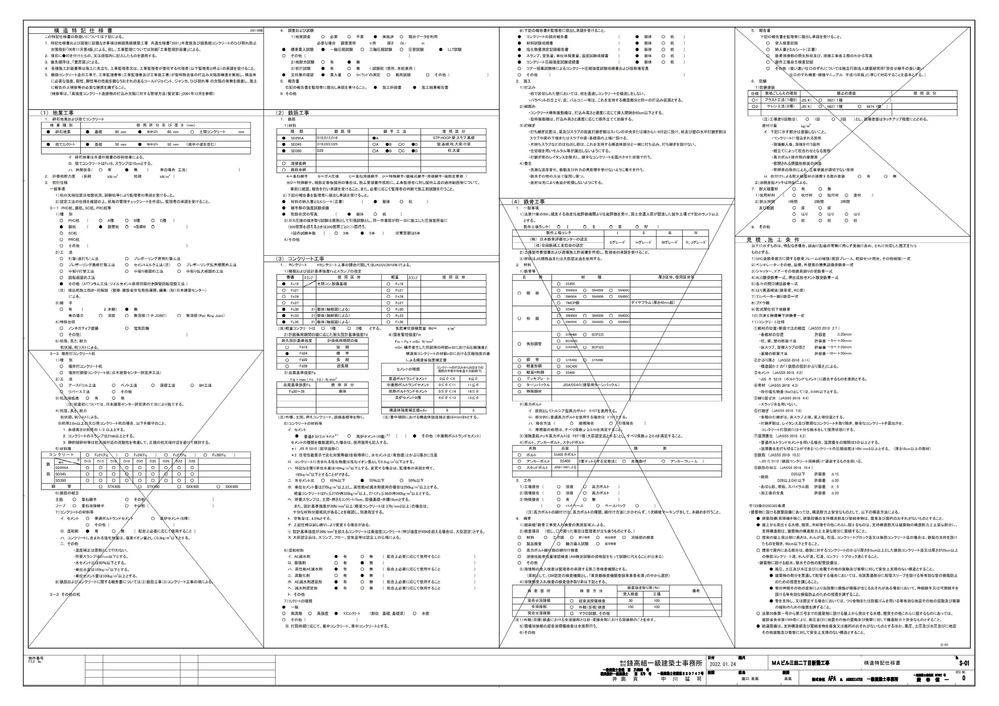
#> input picture PaddleOCR/ocr_file_image.jpg, 999 x 706 px, shrunk from 3509 x 2481 before the run
$ jupyter execute --allow-errors PaddleOCR_Use_HoughLine.ipynb
#> lines starting #> are read from the running program, lines starting #| are printed output that depends on the picture; after the words box and inside, x2 and y2 are one past the last pixel; in counts of white or black regions, pixels touching at a corner belong together
[cell 1]
import matplotlib.pyplot as plt
import numpy as np
import cv2

[cell 2]
image = cv2.imread('ocr_file_image.jpg')
#> image is the input picture: shape (706, 999, 3); mean B, G, R 237.9, 238, 238
image_gray = cv2.cvtColor(image, cv2.COLOR_BGR2GRAY)

edges = cv2.Canny(image_gray, 150, 200)
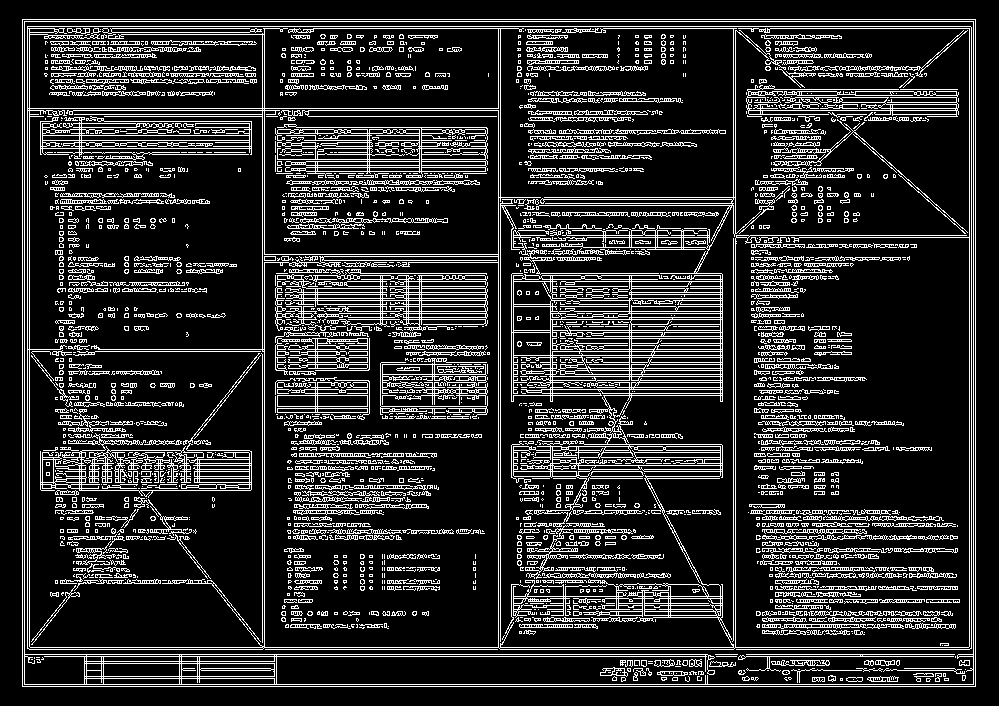
#> edges: shape (706, 999); 17% white in thin lines or dots
plt.imshow(edges,cmap = 'gray')

[cell 3]
contours, hierarchy = cv2.findContours(image=edges, mode=cv2.RETR_CCOMP, method=cv2.CHAIN_APPROX_SIMPLE)
#> contours = 7533 contours, 6448 with area under 20; largest, box (x1, y1, x2, y2) and area: (22, 19, 976, 687) 635651, (22, 19, 976, 687) 635649, (24, 21, 974, 685) 629187, (24, 21, 974, 685) 620686, (27, 26, 972, 650) 292178

image_copy = image.copy()
#> (the rest of this cell did not finish here and is left out)

[cell 4]
linesP = cv2.HoughLinesP(edges, 1, np.pi/180, threshold=50, minLineLength=500, maxLineGap=10)
#> linesP = 23 rows, first 6: [22, 684, 975, 684], [44, 656, 975, 656], [22, 21, 975, 21], [22, 654, 975, 654], [22, 647, 975, 647], [22, 686, 975, 686]

# Tạo ảnh mới để vẽ các đoạn thẳng
line_image = np.copy(image)

horizontal_lines = []
vertical_lines = []
# Lặp qua từng đoạn thẳng phát hiện được và vẽ chúng lên ảnh
if linesP is not None:
    for line in linesP:
        x1, y1, x2, y2 = line[0]
        # Tính độ dốc của đoạn thẳng
        if x2 != x1:
            slope = (y2 - y1) / (x2 - x1)
        else:
            slope = np.inf

        # Kiểm tra xem đoạn thẳng có phải là ngang hoặc dọc
        if np.abs(slope) < 0.1:  # Đoạn thẳng ngang
            horizontal_lines.append((x1, y1, x2, y2))
            cv2.line(line_image, (x1, y1), (x2, y2), (0, 255, 0), 2)  # Vẽ màu xanh cho đường ngang
        elif np.abs(slope) > 10:  # Đoạn thẳng dọc (giá trị 10 là ngưỡng tùy chọn, bạn có thể điều chỉnh)
            vertical_lines.append((x1, y1, x2, y2))
            cv2.line(line_image, (x1, y1), (x2, y2), (255, 0, 0), 2)  # Vẽ màu đỏ cho đường dọc
#> this loop made 23 passes
#> (x1, y1, x2, y2, slope) on passes 1 to 8: (22, 684, 975, 684, 0), (44, 656, 975, 656, 0), (22, 21, 975, 21, 0), (22, 654, 975, 654, 0), (22, 647, 975, 647, 0), (22, 686, 975, 686, 0), (22, 26, 975, 26, 0), (22, 649, 975, 649, 0)
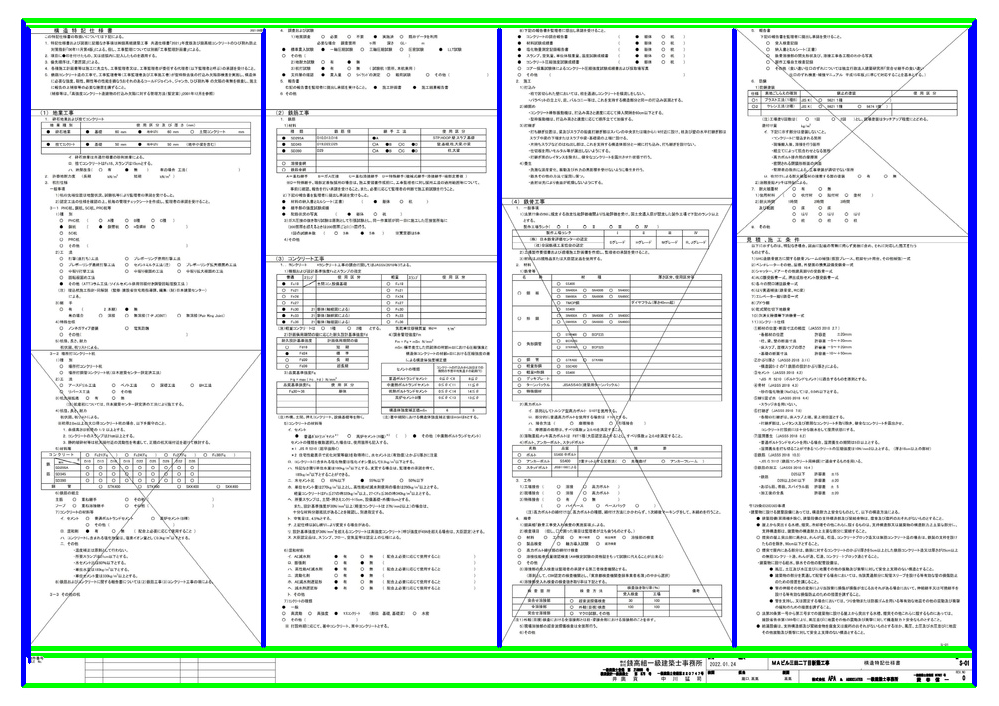
#> line_image: shape (706, 999, 3); 6.13% of pixels changed, all inside (x1, y1, x2, y2) = (21, 18, 977, 688)
#> after the loop, horizontal_lines = [(22, 684, 975, 684), (44, 656, 975, 656), (22, 21, 975, 21), (22, 654, 975, 654), (22, 647, 975, 647), (22, 686, 975, 686), (22, 26, 975, 26), (22, 649, 975, 649), (22, 19, 975, 19)]; vertical_lines = 14 items, first 6: (264, 646, 264, 29), (22, 685, 22, 20), (975, 685, 975, 20), (971, 648, 971, 27), (498, 646, 498, 29), (500, 646, 500, 29)

# Hiển thị ảnh với các đoạn thẳng đã vẽ
plt.imshow(cv2.cvtColor(line_image, cv2.COLOR_BGR2RGB))
plt.title('Detected Line Segments')
plt.show()

# [17 lines of commented-out code are left out]

[cell 5]
# Phát hiện các đoạn thẳng bằng Probabilistic Hough Line Transform
linesP = cv2.HoughLinesP(edges, 1, np.pi/180, threshold=50, minLineLength=500, maxLineGap=10)

# Tạo ảnh mới để vẽ các đoạn thẳng
line_image = np.copy(image)
mask = np.zeros_like(image)

# Danh sách các đoạn thẳng ngang và dọc
horizontal_lines = []
vertical_lines = []

# Lặp qua từng đoạn thẳng phát hiện được và chỉ lấy các đoạn thẳng ngang hoặc dọc
if linesP is not None:
    for line in linesP:
        x1, y1, x2, y2 = line[0]
        # Tính độ dốc của đoạn thẳng
        if x2 != x1:
            slope = (y2 - y1) / (x2 - x1)
        else:
            slope = np.inf

        # Kiểm tra xem đoạn thẳng có phải là ngang hoặc dọc
        if np.abs(slope) < 0.1:  # Đoạn thẳng ngang
            horizontal_lines.append((x1, y1, x2, y2))
        elif np.abs(slope) > 10:  # Đoạn thẳng dọc (giá trị 10 là ngưỡng tùy chọn, bạn có thể điều chỉnh)
            vertical_lines.append((x1, y1, x2, y2))

# Kiểm tra các đường ngang để xem chúng có phải là cầu nối của các đường dọc hay không
connecting_horizontal_lines = []

bonus_pixel = 2
for h_line in horizontal_lines:
    x1_h, y1_h, x2_h, y2_h = h_line

    # Kiểm tra xem hai điểm đầu và cuối của đường ngang có nằm trên các đường dọc nào không
    connected_vertical_lines = 0

    for v_line in vertical_lines:
        x1_v, y1_v, x2_v, y2_v = v_line

        if min(x1_v, x2_v) - bonus_pixel <= x1_h <= max(x1_v, x2_v) + bonus_pixel and min(y1_v, y2_v) - bonus_pixel <= y1_h <= max(y1_v, y2_v) + bonus_pixel:
            connected_vertical_lines += 1
        if min(x1_v, x2_v) - bonus_pixel <= x2_h <= max(x1_v, x2_v) + bonus_pixel and min(y1_v, y2_v) - bonus_pixel <= y2_h <= max(y1_v, y2_v) + bonus_pixel:
            connected_vertical_lines += 1

    # Chỉ giữ lại các đường ngang kết nối với ít nhất hai đường dọc
    if connected_vertical_lines >= 2:
        connecting_horizontal_lines.append(h_line)
        cv2.line(line_image, (x1_h, y1_h), (x2_h, y2_h), (0, 255, 0), 2)  # Vẽ màu xanh cho đường ngang kết nối
        cv2.line(mask, (x1_h, y1_h), (x2_h, y2_h), 255, 2)  # Vẽ đường ngang lên mask
#> this loop made 9 passes
#> (h_line, x1_h, y1_h, y2_h) on passes 1 to 8: ((22, 684, 975, 684), 22, 684, 684), ((44, 656, 975, 656), 44, 656, 656), ((22, 21, 975, 21), 22, 21, 21), ((22, 654, 975, 654), 22, 654, 654), ((22, 647, 975, 647), 22, 647, 647), ((22, 686, 975, 686), 22, 686, 686), ((22, 26, 975, 26), 22, 26, 26), ((22, 649, 975, 649), 22, 649, 649)
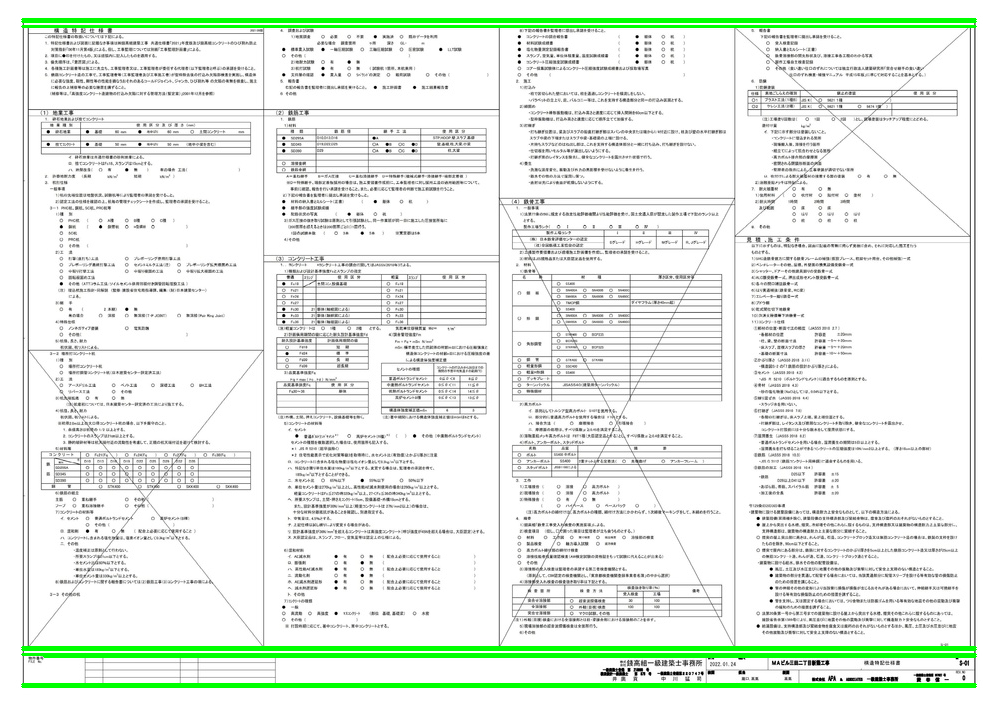
#> line_image: shape (706, 999, 3); 3.11% of pixels changed, all inside (x1, y1, x2, y2) = (21, 18, 977, 688)
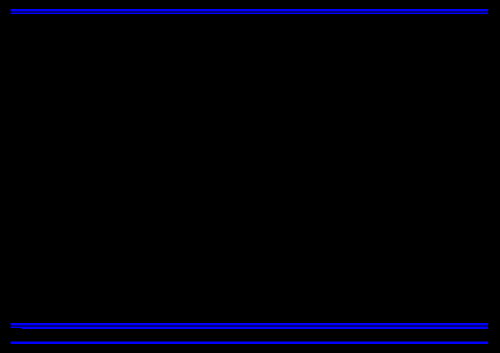
#> mask: shape (706, 999, 3) (shown at 1/2 size); mean B, G, R 7.9, 0, 0
#> after the loop, connecting_horizontal_lines has the same summary as horizontal_lines

# Vẽ các đường dọc lên ảnh
for v_line in vertical_lines:
    x1_v, y1_v, x2_v, y2_v = v_line
    cv2.line(line_image, (x1_v, y1_v), (x2_v, y2_v), (255, 0, 0), 2)  # Vẽ màu đỏ cho đường dọc
    cv2.line(mask, (x1_v, y1_v), (x2_v, y2_v), 255, 2) # Vẽ đường dọc lên mask
#> this loop made 14 passes
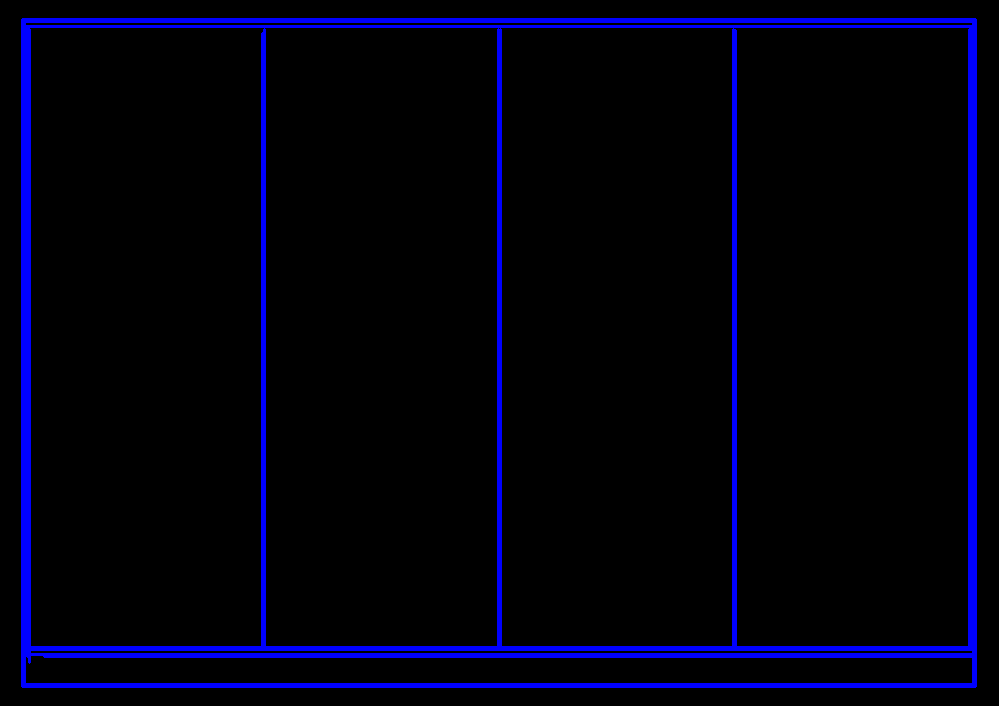
#> mask: shape (706, 999, 3); 3.03% of pixels changed, all inside (x1, y1, x2, y2) = (21, 20, 977, 686)

# Hiển thị ảnh với các đường ngang và dọc đã vẽ
plt.figure(figsize=(20,20))
plt.subplot(2,1,1); plt.imshow(cv2.cvtColor(line_image, cv2.COLOR_BGR2RGB))
plt.subplot(2,1,2); plt.imshow(mask, cmap='gray')
plt.show()

# # In ra các đường ngang kết nối
# print("Detected Connecting Horizontal Lines:")
# for line in connecting_horizontal_lines:
#     print(f"Segment: ({line[0]}, {line[1]}) to ({line[2]}, {line[3]})")

[cell 6]
# Chuyển đổi sang ảnh grayscale
gray_image = cv2.cvtColor(mask, cv2.COLOR_BGR2GRAY)
#> gray_image: shape (706, 999); values 0 (black) and 29 (white), 6.1% white; 1 white region, box (x1, y1, x2, y2) and area: (21, 18, 977, 688) 43265

# Áp dụng phép threshold để chuyển đổi thành ảnh nhị phân
_, binary_image = cv2.threshold(gray_image, 1, 255, cv2.THRESH_BINARY)
#> binary_image: shape (706, 999); 6.1% white; 1 white region

# Tìm contours trong ảnh nhị phân
contours, _ = cv2.findContours(binary_image, cv2.RETR_CCOMP, cv2.CHAIN_APPROX_SIMPLE)
#> contours = 9 contours, 1 with area under 20; largest, box (x1, y1, x2, y2) and area: (21, 18, 977, 688) 638893, (733, 27, 970, 647) 143614, (264, 27, 499, 647) 143609, (29, 27, 265, 647) 143000, (500, 27, 734, 647) 142990, (25, 655, 973, 684) 24636, (25, 22, 973, 26) 2839, (30, 650, 973, 654) 2824

line_image = mask.copy()
# Lặp qua từng contour để vẽ và trích xuất hình chữ nhật
rectangles = []
count = 0
for contour in contours:
    x, y, w, h = cv2.boundingRect(contour)

    # Lọc các hình chữ nhật có diện tích và tỷ lệ phù hợp
    area = cv2.contourArea(contour)
    if area > 10000 and w > 10 and h > 10 and h < line_image.shape[0]:
        count += 1
        rectangles.append((x, y, w, h))
        cv2.rectangle(line_image, (x, y), (x + w, y + h), (0, 0, 255), 2)  # Vẽ bounding box màu đỏ
        cv2.putText(line_image, str(count), (int(x + w / 2), int(y + h / 2)), fontFace=cv2.FONT_HERSHEY_COMPLEX, fontScale=2, color=(255, 255, 255))
#> this loop made 9 passes
#> (x, y, w, h, area) on passes 1, 2, 3, 4, 5, 7, 8, 9: (21, 18, 956, 670, 638893), (25, 655, 948, 29, 24635.5), (30, 650, 943, 4, 2824), (733, 27, 237, 620, 143613.5), (500, 27, 234, 620, 142990), (264, 27, 235, 620, 143609), (29, 27, 236, 620, 143000), (25, 22, 948, 4, 2839)
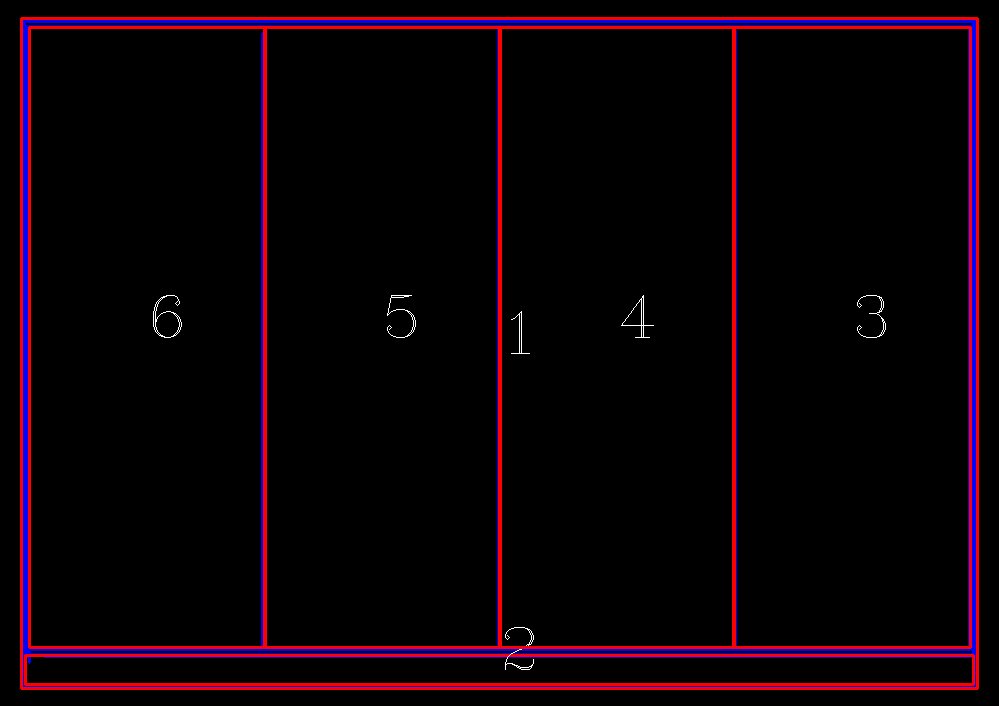
#> line_image: shape (706, 999, 3); 4.72% of pixels changed, all inside (x1, y1, x2, y2) = (20, 17, 979, 690)
#> after the loop, count = 6; rectangles = [(21, 18, 956, 670), (25, 655, 948, 29), (733, 27, 237, 620), (500, 27, 234, 620), (264, 27, 235, 620), (29, 27, 236, 620)]

rectangles_sorted = sorted(rectangles, key=lambda rect: rect[2] * rect[3], reverse=True)
#> rectangles_sorted = [(21, 18, 956, 670), (733, 27, 237, 620), (29, 27, 236, 620), (264, 27, 235, 620), (500, 27, 234, 620), (25, 655, 948, 29)]

# Hiển thị ảnh với các bounding box đã vẽ
plt.figure(figsize=(20,20))
plt.imshow(cv2.cvtColor(line_image, cv2.COLOR_BGR2RGB))
plt.title('Detected Rectangles')
plt.show()

# In ra các hình chữ nhật trích xuất được
print("Detected Rectangles:")
for i, (x, y, w, h) in enumerate(rectangles_sorted, 1):
    print(f"Rectangle {i}: x={x}, y={y}, width={w}, height={h}")
#> this loop made 6 passes
#> (printed output is left out)

$ run again, with PaddleOCR/test_find_rectangle.png saved as PaddleOCR/ocr_file_image.jpg
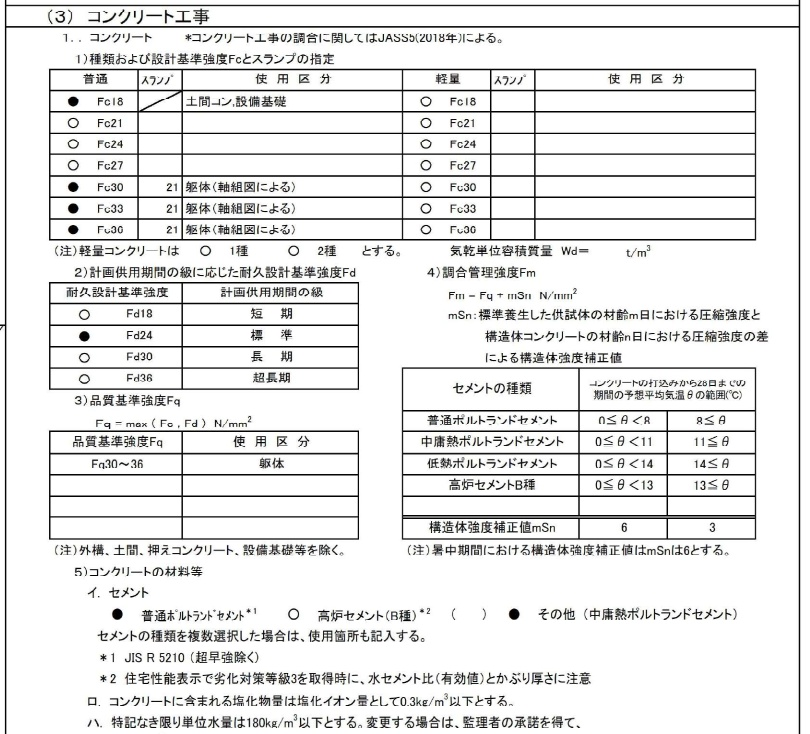
#> input picture PaddleOCR/test_find_rectangle.png, 810 x 734 px
#> image is the input picture: shape (734, 810, 3); mean B, G, R 231.2, 231.4, 231.3
#> `edges = cv2.Canny(image_gray, 150, 200)`:
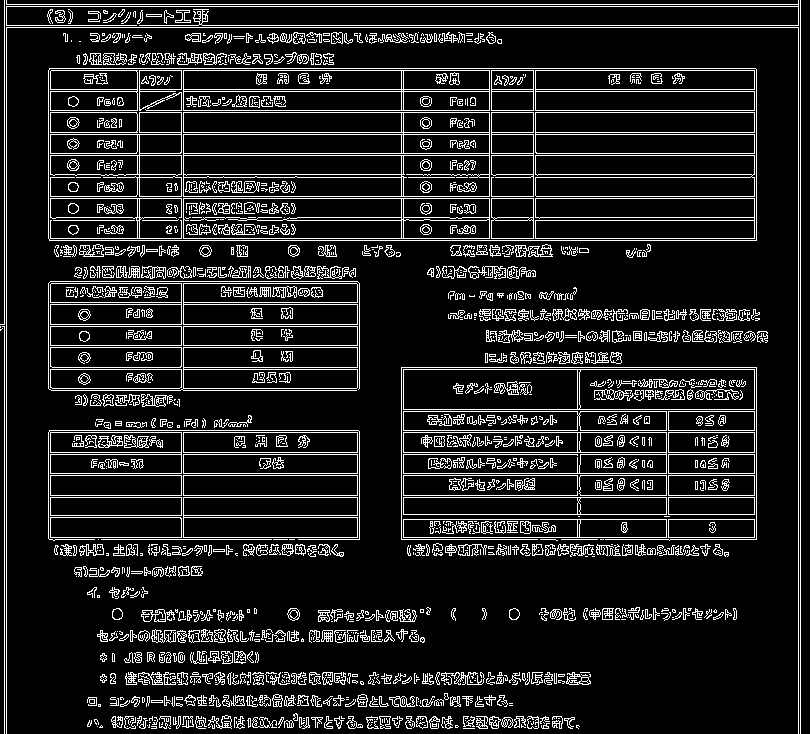
#> edges: shape (734, 810); 12.6% white in thin lines or dots
#> `contours, hierarchy = cv2.findContours(image=edges, mode=cv2.RETR_CCOM..`: contours = 3206 contours, 2389 with area under 20; largest, box (x1, y1, x2, y2) and area: (48, 68, 757, 241) 121772, (48, 68, 757, 241) 120020, (183, 112, 490, 197) 25265, (403, 369, 755, 410) 14040, (183, 198, 490, 239) 12240
#> linesP = 26 rows, first 6: [48, 132, 756, 132], [48, 177, 756, 177], [4, 27, 800, 27], [48, 196, 756, 196], [49, 68, 755, 68], [49, 240, 756, 240]
#> the loop `for line in linesP:` made 26 passes
#> (x1, y1, x2, y2, slope) on passes 1 to 8: (48, 132, 756, 132, 0), (48, 177, 756, 177, 0), (4, 27, 800, 27, 0), (48, 196, 756, 196, 0), (49, 68, 755, 68, 0), (49, 240, 756, 240, 0), (6, 733, 6, 0, inf), (800, 733, 800, 0, inf)
#> after the loop `for line in linesP:`: horizontal_lines = 22 items, first 6: (48, 132, 756, 132), (48, 177, 756, 177), (4, 27, 800, 27), (48, 196, 756, 196), (49, 68, 755, 68), (49, 240, 756, 240); vertical_lines = [(6, 733, 6, 0), (800, 733, 800, 0), (798, 733, 798, 0), (4, 733, 4, 0)]
#> the loop `for h_line in horizontal_lines:` made 22 passes
#> after the loop `for h_line in horizontal_lines:`: connecting_horizontal_lines = [(4, 27, 800, 27), (4, 6, 798, 6), (4, 4, 797, 4), (4, 25, 797, 25)]
#> the loop `for v_line in vertical_lines:` made 4 passes
#> (v_line, x1_v, x2_v) on passes 1 to 4: ((6, 733, 6, 0), 6, 6), ((800, 733, 800, 0), 800, 800), ((798, 733, 798, 0), 798, 798), ((4, 733, 4, 0), 4, 4)
#> gray_image: shape (734, 810); values 0 (black) and 29 (white), 2.6% white; 1 white region, box (x1, y1, x2, y2) and area: (3, 0, 802, 734) 15230
#> binary_image: shape (734, 810); 2.6% white; 1 white region
#> `contours, _ = cv2.findContours(binary_image, cv2.RETR_CCOMP, cv2.CHAIN..`: contours = 2 contours; box (x1, y1, x2, y2) and area: (3, 0, 802, 734) 25616, (7, 7, 798, 25) 13428
#> the loop `for contour in contours:` made 2 passes
#> (x, y, w, h, area, count) on pass 2: (7, 7, 791, 18, 13428, 1)
#> after the loop `for contour in contours:`:
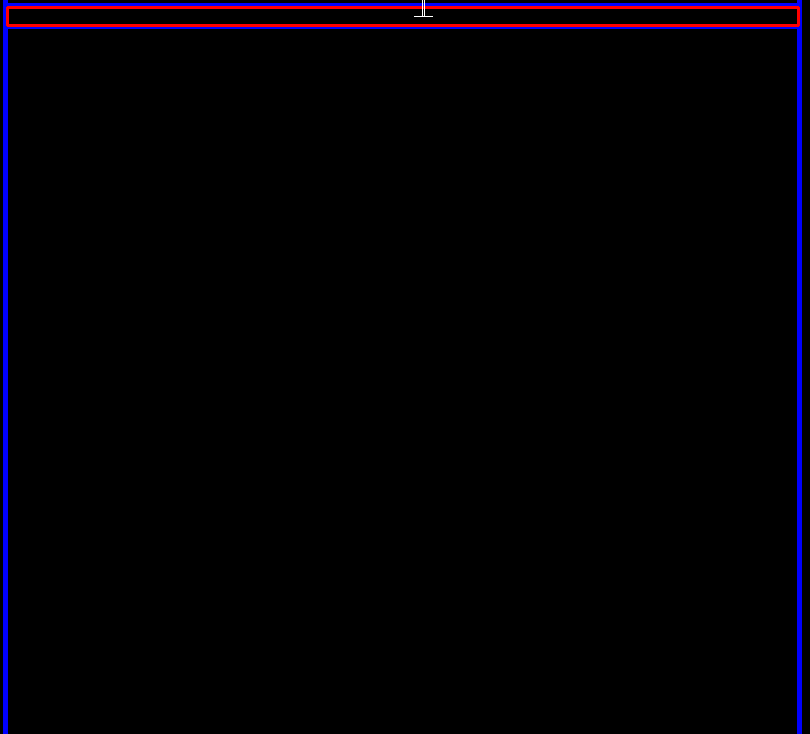
#> line_image: shape (734, 810, 3); mean B, G, R 4.8, 0, 2.1
#> after the loop `for contour in contours:`: count = 1; rectangles = [(7, 7, 791, 18)]
#> the loop `for i, (x, y, w, h) in enumerate(rectangles_sorted, 1):` made 1 pass
#> (i, x, y, w, h) on pass 1: (1, 7, 7, 791, 18)
#> (printed output is left out)
